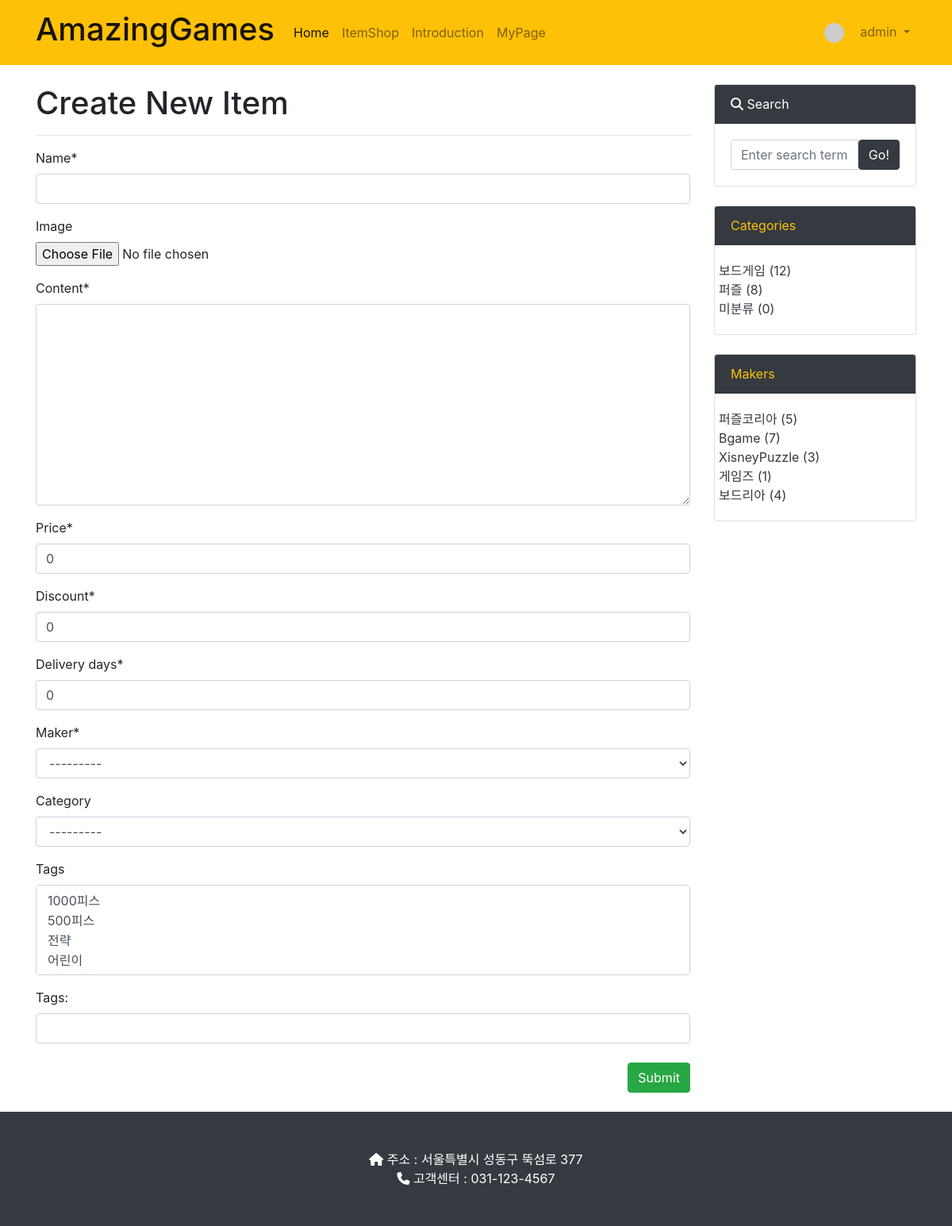
Page /shop/create_item/ (signed in) on the committed database.
### shoppage/models.py (models this page shows, shortened)
class Maker(models.Model):
    name = models.CharField(max_length=30)
    address = models.CharField(max_length=50)
    phone = models.CharField(max_length=20)
    logo = models.ImageField(upload_to='shoppage/logos/%Y/%m/%d/', blank=True)
    def __str__(self):
        return self.name
    def get_absolute_url(self):
        return f'/shop/maker/{self.name}'

class Category(models.Model):
    name = models.CharField(max_length=50, unique=True)
    slug = models.SlugField(max_length=200, unique=True, allow_unicode=True)
    def __str__(self):
        return self.name
    def get_absolute_url(self):
        return f'/shop/category/{self.slug}'
    class Meta:
        verbose_name_plural = 'Categories'

class Tag(models.Model):
    name = models.CharField(max_length=50)
    slug = models.SlugField(max_length=200, unique=True, allow_unicode=True)
    def __str__(self):
        return self.name

### shoppage/views.py (the view, shortened to what this page needs)
# urls.py: path('create_item/', views.ItemCreate.as_view()),
class ItemCreate(LoginRequiredMixin, UserPassesTestMixin, CreateView):
    model = Item
    fields = ['name', 'image', 'content', 'price', 'discount', 'delivery_days', 'maker', 'category', 'tags']
    def test_func(self):
        return self.request.user.is_superuser or self.request.user.is_staff
    def get_context_data(self, *, object_list=None, **kwargs):
        context = super(ItemCreate, self).get_context_data()
        context['categories'] = Category.objects.all()
        context['no_category_item_count'] = Item.objects.filter(category=None).count
        context['makers'] = Maker.objects.all()
        return context

### shoppage/templates/shoppage/item_form.html (shortened to what this page needs)
{% extends 'shoppage/base.html' %}
{% load crispy_forms_tags %}
{% block main_area %}
<h1>Create New Item</h1>
<hr>
<form method="post" enctype="multipart/form-data">
        {{form | crispy}}
        <div id="div_id_tags_str">
            <label for="id_tags">Tags:</label>
            <input type="text" id="id_tags" name="tags_str"
                class="textinput textInput form-control">
        </div>
    <br>
    <button type="submit" class="btn btn-success float-right">Submit</button>
</form>
{% endblock %}

### shoppage/templates/shoppage/navbar.html (shortened to what this page needs)
{% load socialaccount %}
<nav class="navbar navbar-expand-lg navbar-light bg-warning">
    <div class="container">
        <a class="navbar-brand" href="/"><h1 class="fw-bolder">AmazingGames</h1></a>
        <div class="collapse navbar-collapse" id="navbarNavDropdown">
            <ul class="navbar-nav">
                <li class="nav-item active">
                    <a class="nav-link" href="/">Home</a>
                </li>
                <li class="nav-item">
                    <a class="nav-link" href="/shop/">ItemShop</a>
                </li>
                <li class="nav-item">
                    <a class="nav-link" href="/intro">Introduction</a>
                </li>
                {% if user.is_authenticated %}
                <li class="nav-item">
                    <a class="nav-link" href="/my_page/">MyPage</a>
                </li>
                {% endif %}
            </ul>
            <ul class="navbar-nav ml-auto">
                {% if user.is_authenticated %}
                <li class="nav-item dropdown">
                    <a class="nav-link dropdown-toggle" href="#" id="navbarDropdownMenuLink" role="button" data-toggle="dropdown" aria-haspopup="true" aria-expanded="false">
                        {% if user.socialaccount_set.all.0.get_avatar_url %}
                        <img class="rounded-circle mr-3" src="{{user.socialaccount_set.all.0.get_avatar_url}}" width="25px">
                        {% else %}
                        <img class="rounded-circle mr-3" src="https://dummyimage.com/50x50/ced4da/6c757d.jpg" width="25px">
                        {% endif %}
                        {{user.username}}
                    </a>
                </li>
                {% else %}
                    <li class="nav-item">
                        <a class="nav-link" href="#" data-toggle="modal" data-target="#loginModal">LogIn</a>
                    </li>
                {% endif%}
            </ul>
        </div>
    </div>
</nav>

### shoppage/templates/shoppage/sidebar.html (shortened to what this page needs)
<div class="card mb-4">
    <div class="card-header bg-dark text-white"><i class="fa-solid fa-magnifying-glass"></i> Search</div>
    <div class="card-body">
        <div class="input-group">
            <input id="search-input" class="form-control" type="text" placeholder="Enter search term..." aria-label="Enter search term..." aria-describedby="button-search" />
            <button class="btn btn-dark text-white" id="button-search" type="button" onclick="searchItem()">Go!</button>
        </div>
    </div>
</div>
<div class="card mb-4" id='category-card1'>
    <div class="card-header bg-dark text-warning">Categories</div>
    <div class="card-body">
        <div class="row">
            <ul class="list-unstyled mb-0">
                {% for c in categories %}
                    <li><a class="text-dark" href="{{c.get_absolute_url}}">{{c}} ({{c.item_set.count}})</a></li>
                {% endfor %}
                <li><a class="text-dark" href="/shop/category/no_category/">미분류 ({{no_category_item_count}})</a></li>
            </ul>
        </div>
    </div>
</div>
<div class="card mb-4" id='category-card2'>
    <div class="card-header bg-dark text-warning">Makers</div>
    <div class="card-body">
        <div class="row">
            <ul class="list-unstyled mb-0">
                {% for m in makers %}
                    <li><a class="text-dark" href="{{m.get_absolute_url}}">{{m}} ({{m.item_set.count}})</a></li>
                {% endfor %}
            </ul>
        </div>
    </div>
</div>

### rows in the picture
Maker: name "퍼즐코리아", item_set.count "5"
Category: name "보드게임", item_set.count "12"
Category: name "퍼즐", item_set.count "8"
Maker: name "Bgame", item_set.count "7"
Maker: name "XisneyPuzzle", item_set.count "3"
Maker: name "게임즈", item_set.count "1"
Maker: name "보드리아", item_set.count "4"

### other values in the picture
{{ user.username }} "admin"
{{ no_category_item_count }} "0"
